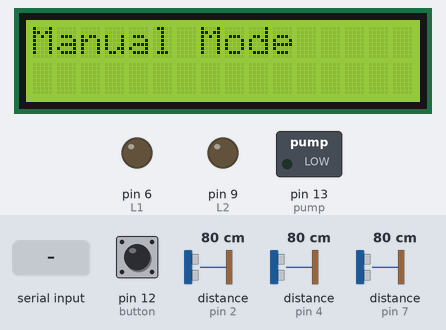
This sketch was run on a simulated Arduino Uno, built with avr-gcc and run on an emulated ATmega328P. Shown: 16×2 character LCD, switched loads named in the sketch (green lamp = pin HIGH), output pins drawn as LEDs (lit = HIGH). The inputs (shaded band) are chosen by the test bench; at power-on: pin 12 (button) HIGH, distance to the obstacle (sensors on pin 2, pin 4, pin 7) 80 cm. The echo pulse lasts 58.3 µs per cm; pins used as bus, display or sensor lines are not drawn.

Above: at 3.2 s.
3.3 s: pin 12 (button) pulled LOW for 1 s
At 4.2 s:
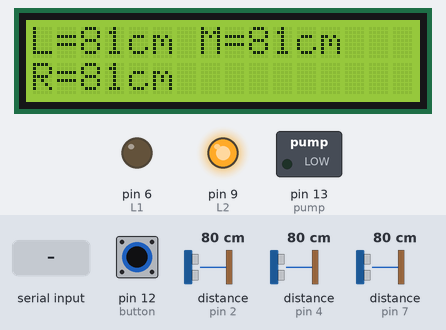
6.0 s: "B" received over Serial
At 6.9 s:
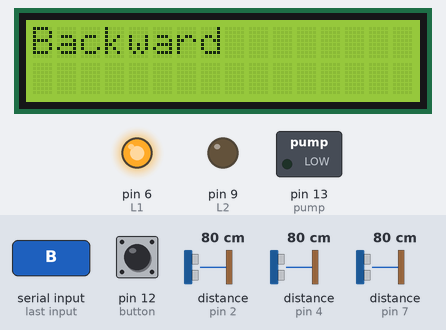
7.5 s: "P" received over Serial
At 8.0 s:
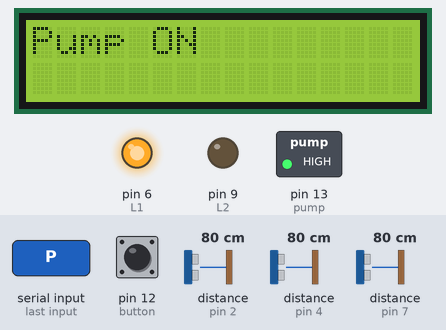
9.0 s: "F" received over Serial
At 10.2 s:
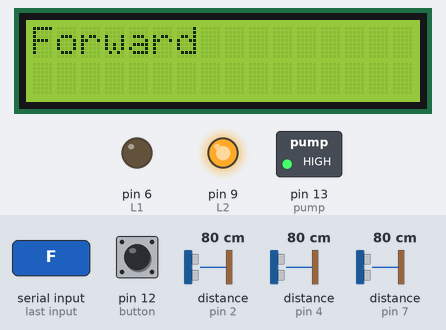
10.5 s: "S" received over Serial
At 11.4 s:
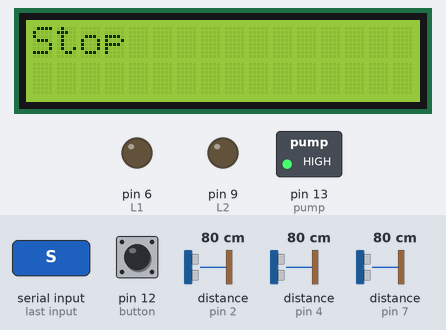
12.0 s: "L" received over Serial
At 12.5 s:
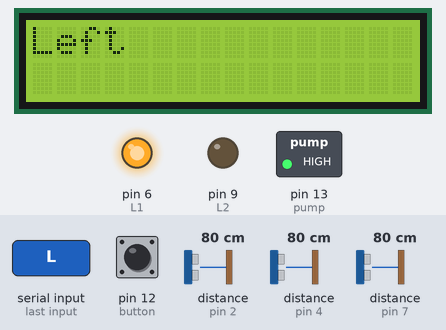
Timing chart, 0 to 14.5 s (numbered marks = the images above; inputs shaded):
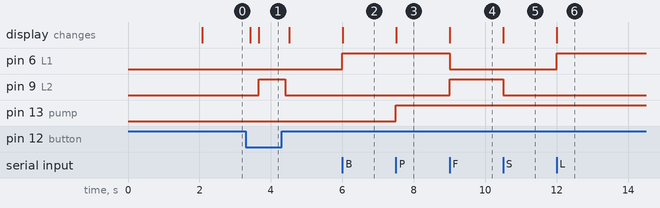

The sketch:

F4.ino
```cpp
#include <NewPing.h>    // Ultrasonic sensor library
#include <Wire.h>       // I2C communication library
#include <LiquidCrystal_I2C.h> // Updated for your I2C LCD Module

const int echo_L = 2;   // Left Sensor
const int trig_L = 3;
const int echo_M = 4;   // Middle Sensor
const int trig_M = 5;
const int echo_R = 7;   // Right Sensor
const int trig_R = 8;

const int L1 = 6;       // Motor Driver Pins
const int L2 = 9;
const int R1 = 10;
const int R2 = 11;

const int button = 12;  // Auto/Manual Mode Switch
const int pump = 13;    // Relay for Water Pump

int motor_speed = 255;    // Speed: 125 (min) to 255 (max)
int max_distance = 200;   // Max distance set to 200cm
int distance_L = 0;
int distance_M = 0;
int distance_R = 0;
char incomingByte;

NewPing sonar_L(trig_L, echo_L, max_distance);
NewPing sonar_M(trig_M, echo_M, max_distance);
NewPing sonar_R(trig_R, echo_R, max_distance);

// Initialize the I2C LCD (0x27 is the most common address, occasionally it's 0x3F)
LiquidCrystal_I2C lcd(0x27, 16, 2);

void setup()
{
  pinMode(L1, OUTPUT);
  pinMode(L2, OUTPUT);
  pinMode(R1, OUTPUT);
  pinMode(R2, OUTPUT);
  pinMode(button, INPUT_PULLUP); // Fixed: Added internal pull-up resistor for stability
  pinMode(pump, OUTPUT);

  digitalWrite(L1, LOW);
  digitalWrite(L2, LOW);
  digitalWrite(R1, LOW);
  digitalWrite(R2, LOW);
  digitalWrite(pump, LOW); // Ensure pump is off at startup

  lcd.init();       // Updated I2C startup command
  lcd.backlight();  // Turn on the LCD backlight
  lcd.print("Welcome!");

  Serial.begin(9600);   // Bluetooth baud rate
  delay(2000);
}

void loop()
{
  if(digitalRead(button) == HIGH)    // If switch is open (Manual Mode)
  {
    lcd.clear();
    lcd.print("Manual Mode");
    while(true)
    {
      manualMode();
      if(digitalRead(button) == LOW) // If switch is flipped, break to Auto mode
      {
        moveStop();
        break;
      }
    }
    delay(100);
  }
  else                              // If switch is closed to GND (Auto Mode)
  {
    lcd.clear();
    lcd.print("Automatic Mode");
    while(true)
    {
      automaticMode();
      if(digitalRead(button) == HIGH) // If switch is flipped, break to Manual mode
      {
        moveStop();
        break;
      }
    }
    delay(100);
  }
}

void manualMode()
{
  if (Serial.available() > 0)
  {
    incomingByte = Serial.read();
  }

  switch(incomingByte)
  {
    case 'F':
      moveForward();
      lcd.clear();
      lcd.print("Forward");
      incomingByte='*';
      break;

    case 'B':
      moveBackward();
      lcd.clear();
      lcd.print("Backward");
      incomingByte='*';
      break;

    case 'L':
      moveLeft();
      lcd.clear();
      lcd.print("Left");
      incomingByte='*';
      break;

    case 'R':
      moveRight();
      lcd.clear();
      lcd.print("Right");
      incomingByte='*';
      break;

    case 'S':
      moveStop();
      lcd.clear();
      lcd.print("Stop");
      incomingByte='*';
      break;

    case 'P':
      digitalWrite(pump, HIGH);
      lcd.clear();
      lcd.print("Pump ON");
      incomingByte='*';
      break;

    case 'p':
      digitalWrite(pump, LOW);
      incomingByte='*';
      break;

    case '1':
      motor_speed = 155;
      incomingByte='*';
      break;

    case '2':
      motor_speed = 205;
      incomingByte='*';
      break;

    case '3':
      motor_speed = 255;
      incomingByte='*';
      break;
  }
}

void automaticMode()
{
  distance_L = readSensor_L();
  distance_M = readSensor_M();
  distance_R = readSensor_R();

  lcd.clear();
  lcd.print("L=");
  lcd.print(distance_L);
  lcd.print("cm ");
  lcd.print("M=");
  lcd.print(distance_M);
  lcd.print("cm");
  lcd.setCursor(0, 1);
  lcd.print("R=");
  lcd.print(distance_R);
  lcd.print("cm");

  if(distance_M <= 20)
  {
    if(distance_R > distance_L)
    {
      if((distance_R <= 20) && (distance_L <= 20))
      {
        moveStop();
        delay(200);
        moveBackward();
        delay(2000);
      }
      else
      {
        moveBackward();
        delay(500);
        moveRight();
        delay(2000);
      }
    }
    else if(distance_R < distance_L)
    {
      if((distance_R <= 20) && (distance_L <= 20))
      {
        moveStop();
        delay(200);
        moveBackward();
        delay(2000);
      }
      else
      {
        moveBackward();
        delay(500);
        moveLeft();
        delay(2000);
      }
    }
  }
  else if(distance_R <= 15)
  {
    moveLeft();
    delay(500);
  }
  else if(distance_L <= 15)
  {
    moveRight();
    delay(500);
  }
  else
  {
    moveForward();
  }
}

int readSensor_L()
{
  delay(70);
  int cm_L = sonar_L.ping_cm();
  if(cm_L==0) cm_L = 250;
  return cm_L;
}

int readSensor_M()
{
  delay(70);
  int cm_M = sonar_M.ping_cm();
  if(cm_M==0) cm_M = 250;
  return cm_M;
}

int readSensor_R()
{
  delay(70);
  int cm_R = sonar_R.ping_cm();
  if(cm_R==0) cm_R = 250;
  return cm_R;
}

void moveForward()
{
  digitalWrite(L1, LOW);
  analogWrite(L2, motor_speed);
  analogWrite(R1, motor_speed);
  digitalWrite(R2, LOW);
}

void moveBackward()
{
  analogWrite(L1, motor_speed);
  digitalWrite(L2, LOW);
  digitalWrite(R1, LOW);
  analogWrite(R2, motor_speed);
}

void moveLeft()
{
  analogWrite(L1, motor_speed);
  digitalWrite(L2, LOW);
  analogWrite(R1, motor_speed);
  digitalWrite(R2, LOW);
}

void moveRight()
{
  digitalWrite(L1, LOW);
  analogWrite(L2, motor_speed);
  digitalWrite(R1, LOW);
  analogWrite(R2, motor_speed);
}

void moveStop()
{
  digitalWrite(L1, LOW);
  digitalWrite(L2, LOW);
  digitalWrite(R1, LOW);
  digitalWrite(R2, LOW);
}
```

Measured:
- after the input at 3.3 s, pin 9 (L2): LOW → HIGH after 0.36 s, → LOW 0.74 s later; the display: first changes after 0.12 s (image 1 shows a later state)
- after the input at 6.0 s, pin 6 (L1): LOW → HIGH at once; the display: changes at once (image 2)
- after the input at 7.5 s, pin 13 (pump): LOW → HIGH at once; the display: changes at once (image 3)
- after the input at 9.0 s, pin 6 (L1): HIGH → LOW at once; pin 9 (L2): LOW → HIGH at once; the display: changes at once (image 4)
- after the input at 10.5 s, pin 9 (L2): HIGH → LOW at once; the display: changes at once (image 5)
- after the input at 12.0 s, pin 6 (L1): LOW → HIGH at once; the display: changes at once (image 6)
